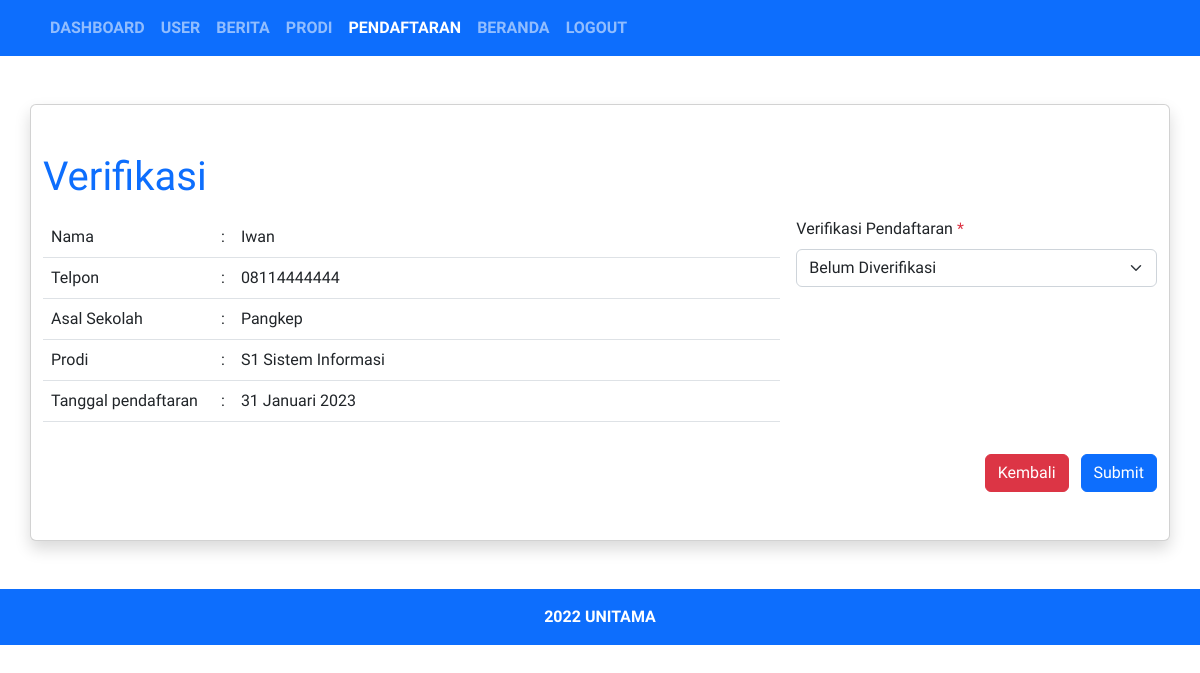
The app's page /admin/pendaftaran/verifikasi?id=5 (signed in) with its own data.
### tables this page shows
CREATE TABLE `tabel_pendaftaran` (
  `id_pendaftaran` int(11) NOT NULL,
  `id_prodi` int(11) NOT NULL,
  `nama` varchar(128) NOT NULL,
  `gender` int(11) NOT NULL,
  `telpon` varchar(20) NOT NULL,
  `sekolah` varchar(255) NOT NULL,
  `tanggal` date NOT NULL,
  `status` int(11) NOT NULL
);

CREATE TABLE `tabel_prodi` (
  `id_prodi` int(11) NOT NULL,
  `prodi` varchar(128) NOT NULL,
  `akreditasi` varchar(128) NOT NULL,
  `keterangan` varchar(255) NOT NULL
);

### config/helper.php (called while the page is built, shortened)
<?php
function query($query)
{
    global $koneksi;
    $result = mysqli_query($koneksi, $query);
    $row = [];
    while ($data = mysqli_fetch_assoc($result)) {
        $row[] = $data;
    }
    return $row;
}
function tanggalIndo($date)
{
    $tanggal = explode('-', $date);
    switch ($tanggal[1]) {
        case "1":
            $tanggal[1] = "Januari";
            break;
    }
    $tanggalBaru = $tanggal[2] . ' ' . $tanggal[1] . ' ' . $tanggal[0];
    return $tanggalBaru;
}

### config/autoload.php (called while the page is built, shortened)
<?php
require_once 'connection.php';
require_once 'helper.php';
$base_url = 'http://localhost/starter-template/';

### admin/pendaftaran/verifikasi.php (the view, shortened to what this page needs)
<?php include_once '../templates/header.php' ?>
<?php
$id_pendaftaran = $_GET['id'];
$pendaftaran = query("SELECT * FROM tabel_pendaftaran JOIN tabel_prodi ON tabel_prodi.id_prodi = tabel_pendaftaran.id_prodi WHERE id_pendaftaran = $id_pendaftaran")[0];
?>
<div class="container card shadow py-5 my-5">
    <h1 class="text-primary mb- font-title mb-3">Verifikasi</h1>
    <form action="" method="post" class="row g-3">
        <div class="col-md-8">
            <table class="table mb-3">
                <tr>
                    <td width="170">Nama</td>
                    <td width="5">:</td>
                    <td><?= $pendaftaran['nama']; ?></td>
                </tr>
                <tr>
                    <td>Telpon</td>
                    <td>:</td>
                    <td><?= $pendaftaran['telpon']; ?></td>
                </tr>
                <tr>
                    <td>Asal Sekolah</td>
                    <td>:</td>
                    <td><?= $pendaftaran['sekolah']; ?></td>
                </tr>
                <tr>
                    <td>Prodi</td>
                    <td>:</td>
                    <td><?= $pendaftaran['prodi']; ?></td>
                </tr>
                <tr>
                    <td>Tanggal pendaftaran</td>
                    <td>:</td>
                    <td><?= tanggalIndo($pendaftaran['tanggal']); ?></td>
                </tr>
            </table>
        </div>
        <div class="col-md-4">
            <label for="status" class="form-label">Verifikasi Pendaftaran <span class="text-danger">*</span></label>
            <select class="form-select" id="status" name="status" required>
                <option value="1" <?= $pendaftaran['status'] == 1 ? 'selected' : ''; ?>>Belum Diverifikasi</option>
            </select>
        </div>
        <div class="text-end">
            <a href="<?= $base_url . 'admin/pendaftaran/index'; ?>" class="btn btn-danger me-2">Kembali</a>
            <button type="submit" name="submit" class="btn btn-primary">Submit</button>
        </div>
    </form>
</div>
<?php include_once '../templates/footer.php' ?>

### assets/css/style.css (style rules this page uses)
body { font-family: 'Acme', sans-serif; }
.font-title { font-family: 'Kaushan Script', cursive; }

### records on screen
tabel_pendaftaran: nama "Iwan", telpon "08114444444", sekolah "Pangkep", id_prodi.prodi "S1 Sistem Informasi", tanggal "31 Januari 2023", status "Belum Diverifikasi"
